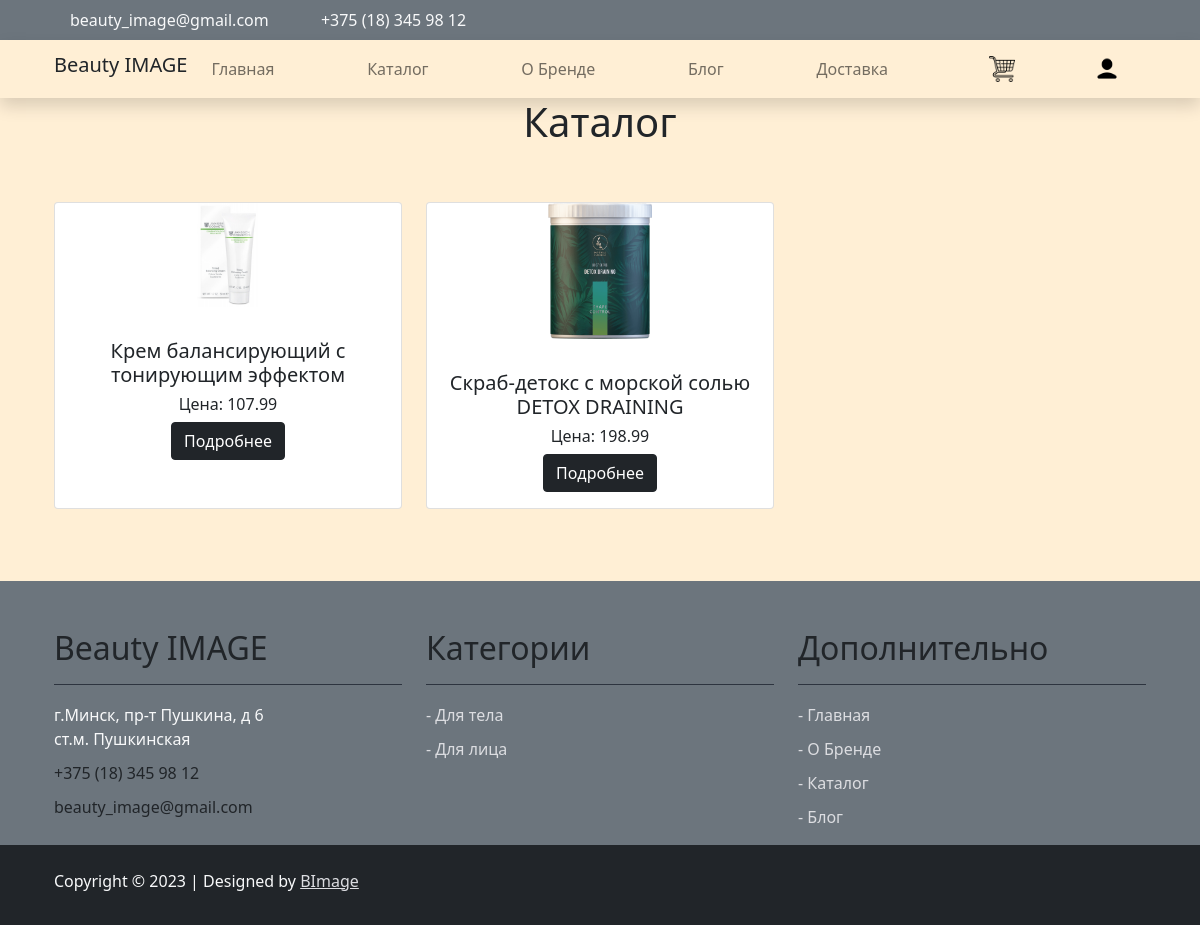
Page /catalog/ on the earlier database version.
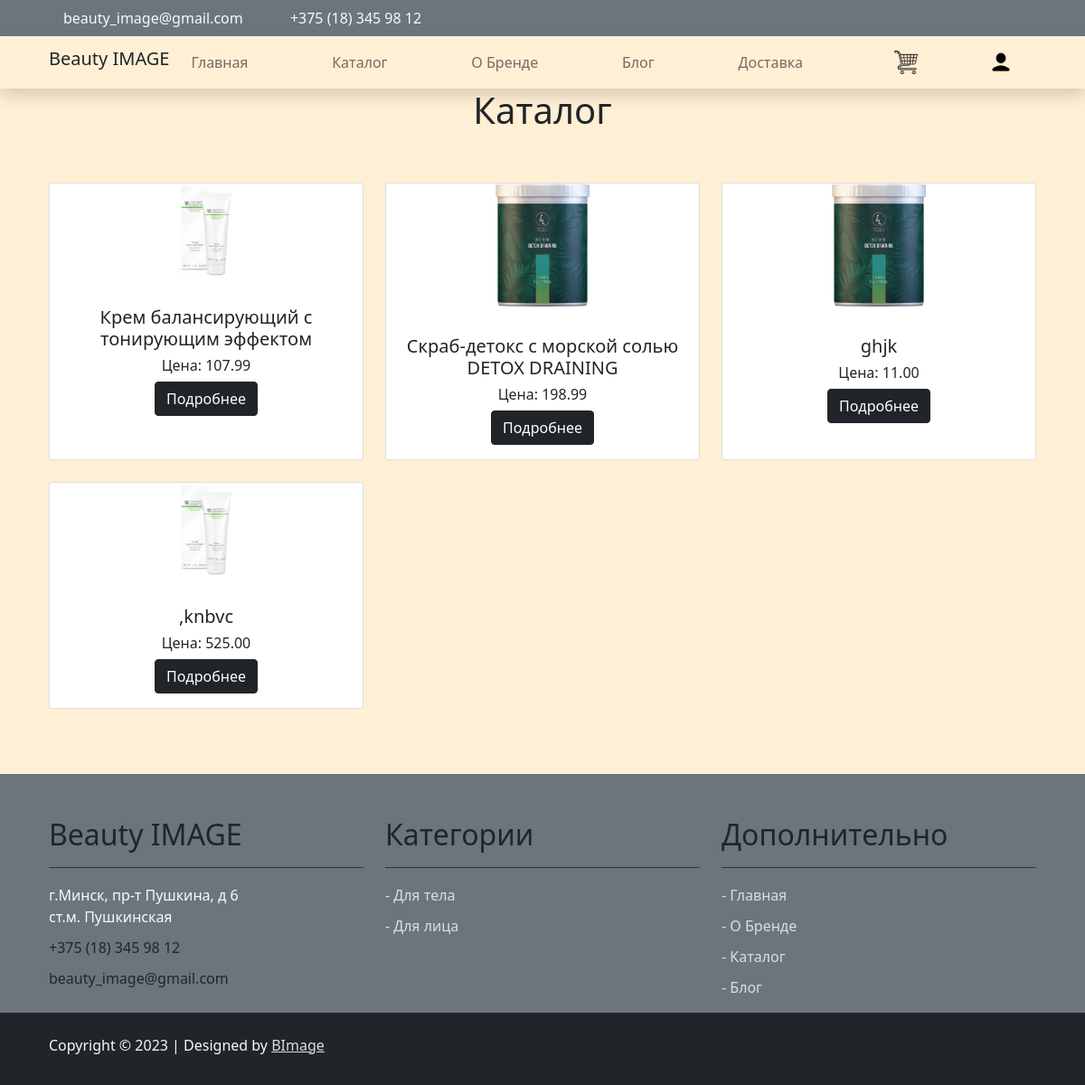
Same page on the later database version.
### catalog/models.py (models this page shows, shortened)
class Product(models.Model):
    article = models.CharField(max_length=10)
    name = models.CharField(max_length=200)
    description = models.TextField(null=True)
    stock = models.PositiveIntegerField()
    price = models.DecimalField(max_digits=7, decimal_places=2)
    image = models.ImageField(upload_to='img/')
    available = models.BooleanField(default=True)
    created = models.DateTimeField(auto_now_add=True)
    updated = models.DateTimeField(auto_now=True)
    category = models.ForeignKey(Category, on_delete=models.CASCADE)

### catalog/views.py (the view)
# urls.py: urlpatterns = [path("", views.product_index, name='product_index'),
def product_index(request):
    categories = Category.objects.all()
    products = Product.objects.filter(available=True)
    context = {
        'categories': categories,
        'products': products
    }
    return render(request, 'product_index.html', context)

### cart/context_processors.py (called while the page is built)
def cart(request):
    return {'cart': Cart(request)}

### catalog/templates/product_index.html (shortened to what this page needs)
{% extends "base.html" %}
{% block page_content %}
<center>
    <h1>Каталог</h1>
    <div class="container py-5">
        <div class="row">
            {% for product in products %}
            <div class="col-12 col-md-4 mb-4">
                <div class="card h-100">
                    <p class="aligncenter">
                        <img src="{{ product.image.url }}" alt="" width="30%">
                    </p>
                    <div class="card-body">
                        <h5 class="card-title">{{ product.name }}</h5>
                        <h6 class="card-text">Цена: {{ product.price }}</h6>
                        <a href="{% url 'product_detail' product.id %}"
                           class="btn btn-dark">
                            Подробнее
                        </a>
                    </div>
                </div>
            </div>
            {% endfor %}
        </div>
    </div>
</center>
{% endblock %}

Differences in the rows shown:
added Product: image (picture), name "ghjk", price "11.00"
added Product: image (picture), name ",knbvc", price "525.00"
